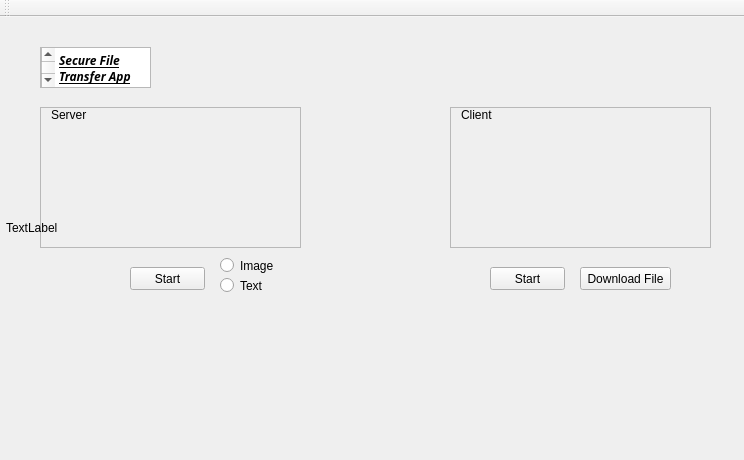
<?xml version="1.0" encoding="UTF-8"?>
<ui version="4.0">
 <class>MainWindow</class>
 <widget class="QMainWindow" name="MainWindow">
  <property name="geometry">
   <rect>
    <x>0</x>
    <y>0</y>
    <width>744</width>
    <height>460</height>
   </rect>
  </property>
  <property name="windowTitle">
   <string>MainWindow</string>
  </property>
  <property name="styleSheet">
   <string notr="true">qApp-&gt;setStyleSheet(&quot;QWidget {background-image:(E:/image.jpg) }&quot;);</string>
  </property>
  <widget class="QWidget" name="centralWidget">
   <widget class="QPushButton" name="pushButton">
    <property name="geometry">
     <rect>
      <x>130</x>
      <y>250</y>
      <width>75</width>
      <height>23</height>
     </rect>
    </property>
    <property name="text">
     <string>Start</string>
    </property>
   </widget>
   <widget class="QPushButton" name="pushButton_2">
    <property name="geometry">
     <rect>
      <x>580</x>
      <y>250</y>
      <width>91</width>
      <height>23</height>
     </rect>
    </property>
    <property name="text">
     <string>Download File</string>
    </property>
   </widget>
   <widget class="QPushButton" name="pushButton_3">
    <property name="geometry">
     <rect>
      <x>490</x>
      <y>250</y>
      <width>75</width>
      <height>23</height>
     </rect>
    </property>
    <property name="text">
     <string>Start</string>
    </property>
   </widget>
   <widget class="QRadioButton" name="radioButton">
    <property name="geometry">
     <rect>
      <x>220</x>
      <y>240</y>
      <width>82</width>
      <height>17</height>
     </rect>
    </property>
    <property name="text">
     <string>Image</string>
    </property>
   </widget>
   <widget class="QRadioButton" name="radioButton_2">
    <property name="geometry">
     <rect>
      <x>220</x>
      <y>260</y>
      <width>82</width>
      <height>17</height>
     </rect>
    </property>
    <property name="text">
     <string>Text</string>
    </property>
   </widget>
   <widget class="QScrollArea" name="scrollArea">
    <property name="geometry">
     <rect>
      <x>40</x>
      <y>90</y>
      <width>261</width>
      <height>141</height>
     </rect>
    </property>
    <property name="widgetResizable">
     <bool>true</bool>
    </property>
    <widget class="QWidget" name="scrollAreaWidgetContents">
     <property name="geometry">
      <rect>
       <x>0</x>
       <y>0</y>
       <width>259</width>
       <height>139</height>
      </rect>
     </property>
     <widget class="QLabel" name="label">
      <property name="geometry">
       <rect>
        <x>10</x>
        <y>0</y>
        <width>47</width>
        <height>13</height>
       </rect>
      </property>
      <property name="text">
       <string>Server</string>
      </property>
     </widget>
    </widget>
   </widget>
   <widget class="QScrollArea" name="scrollArea_2">
    <property name="geometry">
     <rect>
      <x>450</x>
      <y>90</y>
      <width>261</width>
      <height>141</height>
     </rect>
    </property>
    <property name="widgetResizable">
     <bool>true</bool>
    </property>
    <widget class="QWidget" name="scrollAreaWidgetContents_2">
     <property name="geometry">
      <rect>
       <x>0</x>
       <y>0</y>
       <width>259</width>
       <height>139</height>
      </rect>
     </property>
     <widget class="QLabel" name="label_2">
      <property name="geometry">
       <rect>
        <x>10</x>
        <y>0</y>
        <width>47</width>
        <height>13</height>
       </rect>
      </property>
      <property name="text">
       <string>Client</string>
      </property>
     </widget>
    </widget>
   </widget>
   <widget class="QPlainTextEdit" name="plainTextEdit">
    <property name="geometry">
     <rect>
      <x>40</x>
      <y>30</y>
      <width>111</width>
      <height>41</height>
     </rect>
    </property>
    <property name="baseSize">
     <size>
      <width>30</width>
      <height>30</height>
     </size>
    </property>
    <property name="font">
     <font>
      <family>Microsoft PhagsPa</family>
      <weight>75</weight>
      <italic>true</italic>
      <bold>true</bold>
      <underline>true</underline>
     </font>
    </property>
    <property name="layoutDirection">
     <enum>Qt::RightToLeft</enum>
    </property>
    <property name="tabChangesFocus">
     <bool>true</bool>
    </property>
    <property name="plainText">
     <string>Secure File Transfer App</string>
    </property>
    <property name="overwriteMode">
     <bool>false</bool>
    </property>
   </widget>
   <widget class="QLabel" name="label_3">
    <property name="geometry">
     <rect>
      <x>6</x>
      <y>0</y>
      <width>731</width>
      <height>421</height>
     </rect>
    </property>
    <property name="autoFillBackground">
     <bool>false</bool>
    </property>
    <property name="text">
     <string>TextLabel</string>
    </property>
   </widget>
  </widget>
  <widget class="QMenuBar" name="menuBar">
   <property name="geometry">
    <rect>
     <x>0</x>
     <y>0</y>
     <width>744</width>
     <height>21</height>
    </rect>
   </property>
  </widget>
  <widget class="QToolBar" name="mainToolBar">
   <attribute name="toolBarArea">
    <enum>TopToolBarArea</enum>
   </attribute>
   <attribute name="toolBarBreak">
    <bool>false</bool>
   </attribute>
  </widget>
 </widget>
 <layoutdefault spacing="6" margin="11"/>
 <resources/>
 <connections/>
</ui>
